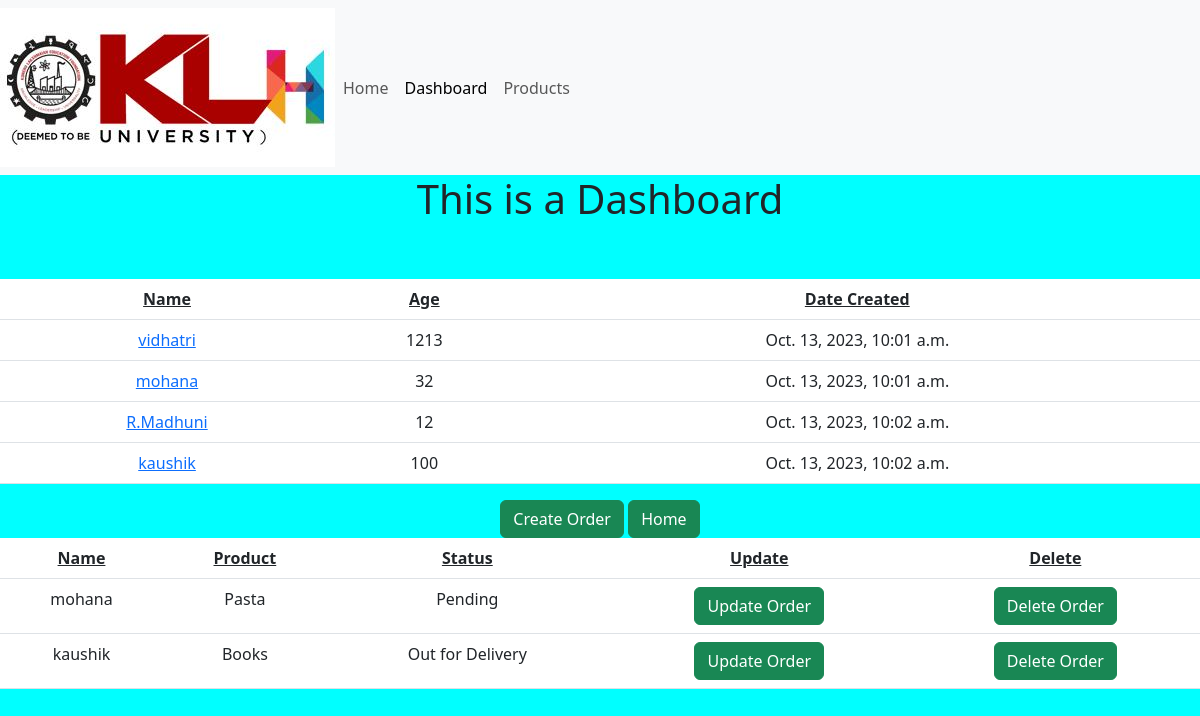
/dashboard, run on the app's committed database.
### ap/models.py (models this page shows)
class Customer(models.Model):
    Name=models.CharField(max_length=200,null=True)
    Age=models.IntegerField(null=True)
    DateCreated=models.DateTimeField(auto_created=True,null=True)
    def __str__(self):
        return self.Name

class Order(models.Model):
    STATUS=(
        ('Pending','Pending'),
        ('Out for Delivery','Out for Delivery'),
        ('Delivered','Delivered')
    )
    customer=models.ForeignKey(Customer,null=True,on_delete=models.SET_NULL)
    status=models.CharField(max_length=100,null=True,choices=STATUS)
    product=models.ForeignKey(Product,null=True,on_delete=models.SET_NULL)

class Product(models.Model):
    CATEGORY=(
        ('Indoor','Indoor'),
        ('Outdoor','Outdoor')
    )
    Name=models.CharField(max_length=200,null=True)
    Price=models.FloatField(null=True)
    Category=models.CharField(max_length=100,null=True,choices=CATEGORY)
    tags=models.ManyToManyField(Tag)
    def __str__(self):
        return self.Name

### ap/views.py (the view)
# urls.py: path('dashboard',views.dashboard, name='dashboard'),
def dashboard(request):
    customers=Customer.objects.all()
    ord=Order.objects.all()
    return render(request,'dashboard.html',{'customers':customers, 'ord':ord})

### templates/dashboard.html (shortened to what this page needs)
{% extends 'base.html' %}
{% block content %}
<h1>This is a Dashboard</h1>
<br>
<br>
<table class="table">
    <tr style="text-decoration: underline;">
        <th>Name</th>
        <th>Age</th>
        <th>Date Created</th>
    </tr>
    {% for customer in customers%}
    <tr>
        <td>
            <a href="{% url 'customer' customer.id %}">{{customer.Name}}</a>
        </td>
        <td>
            {{customer.Age}}
        </td>
        <td>
            {{customer.DateCreated}}
        </td>
    </tr>
    {% endfor %}
</table>
<a href="{% url 'create_order' %}"><button type="button" class="btn btn-success">Create Order</button></a>
<a href="{% url 'home' %}"><button type="button" class="btn btn-success">Home</button></a>
<br>
<table class="table">
    <tr style="text-decoration: underline;">
        <th> Name </th>
        <th> Product </th>
        <th> Status </th>
        <th> Update </th>
        <th> Delete </th>
    </tr>
    {% for order in ord %}
    <tr>
        <td> {{order.customer}} </td>
        <td> {{order.product}} </td>
        <td>{{order.status}}</td>
        <td> <a href="{% url 'update_order' order.id %}"><button type="button" class="btn btn-success">Update Order</button></a> </td>
        <td> <a href="{% url 'delete_order' order.id %}"><button type="button" class="btn btn-success">Delete Order</button></a> </td>
    </tr>
    {% endfor %}
</table>
{% endblock %}

### templates/base.html (shortened to what this page needs)
<!DOCTYPE html>
<html lang="en">
<head>
    <link href="https://cdn.jsdelivr.net/npm/bootstrap@5.3.0-alpha1/dist/css/bootstrap.min.css"  rel="stylesheet">
</head>
<body>
    {% include 'navbar.html' %}
    {% block content %}
    {% endblock %}
</body>
</html>

### templates/navbar.html (shortened to what this page needs)
{% load static %}
<nav class="navbar navbar-expand-lg navbar-light bg-light">
  <img src="{% static 'Images/klhlogo.jpg' %}">
    <div class="collapse navbar-collapse" id="navbarNavAltMarkup">
      <div class="navbar-nav">
        <a class="nav-item nav-link" href="{% url 'home' %}">Home</a>
        <a class="nav-item nav-link active" href="{% url 'dashboard' %}">Dashboard</a>
        <a class="nav-item nav-link" href="{% url 'products' %}">Products</a>
      </div>
    </div>
  </nav>

### templates/base.html (style rules this page uses)
body { background-color: aqua; text-align: center; margin: auto; padding: 0%; }

### data on the page
Customer: Name "vidhatri", Age "1213", DateCreated "Oct. 13, 2023, 10:01 a.m."
Customer: Name "mohana", Age "32", DateCreated "Oct. 13, 2023, 10:01 a.m."
Customer: Name "R.Madhuni", Age "12", DateCreated "Oct. 13, 2023, 10:02 a.m."
Customer: Name "kaushik", Age "100", DateCreated "Oct. 13, 2023, 10:02 a.m."
Order: customer "mohana", product "Pasta", status "Pending"
Order: customer "kaushik", product "Books", status "Out for Delivery"
